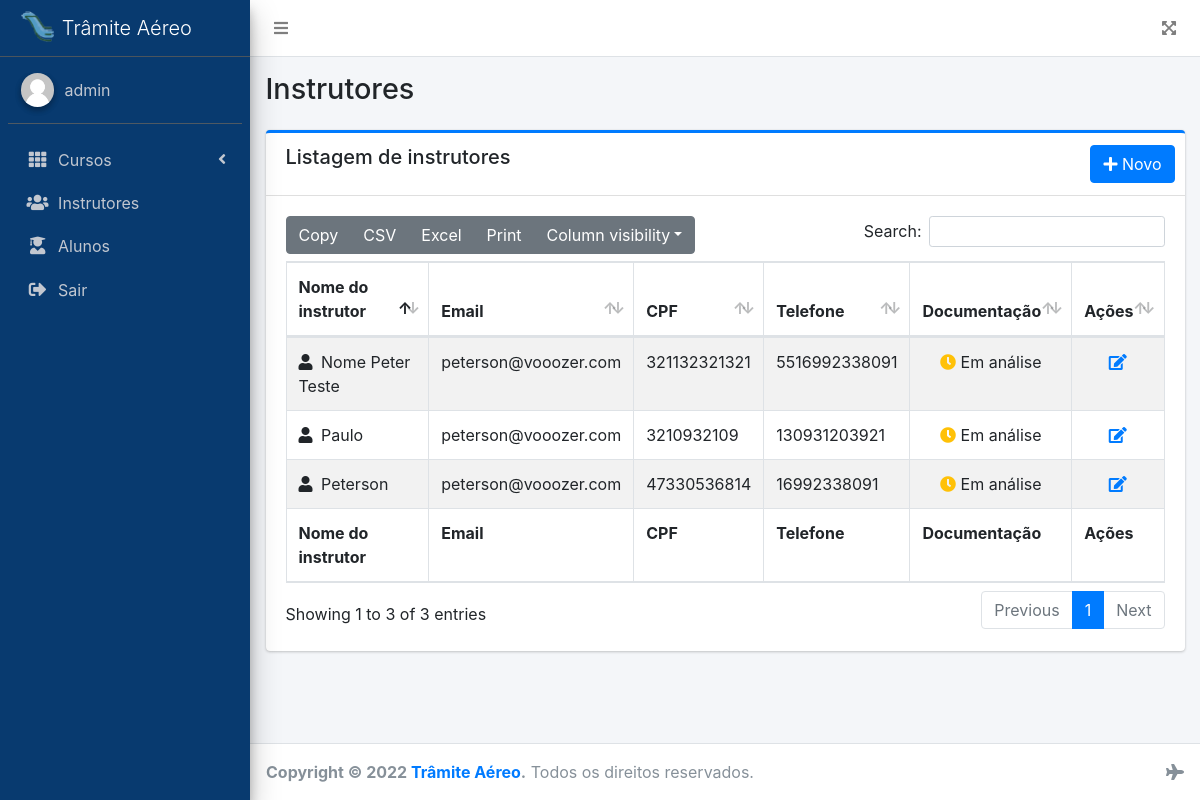
Page /instructor/ (signed in) on the earlier database version.
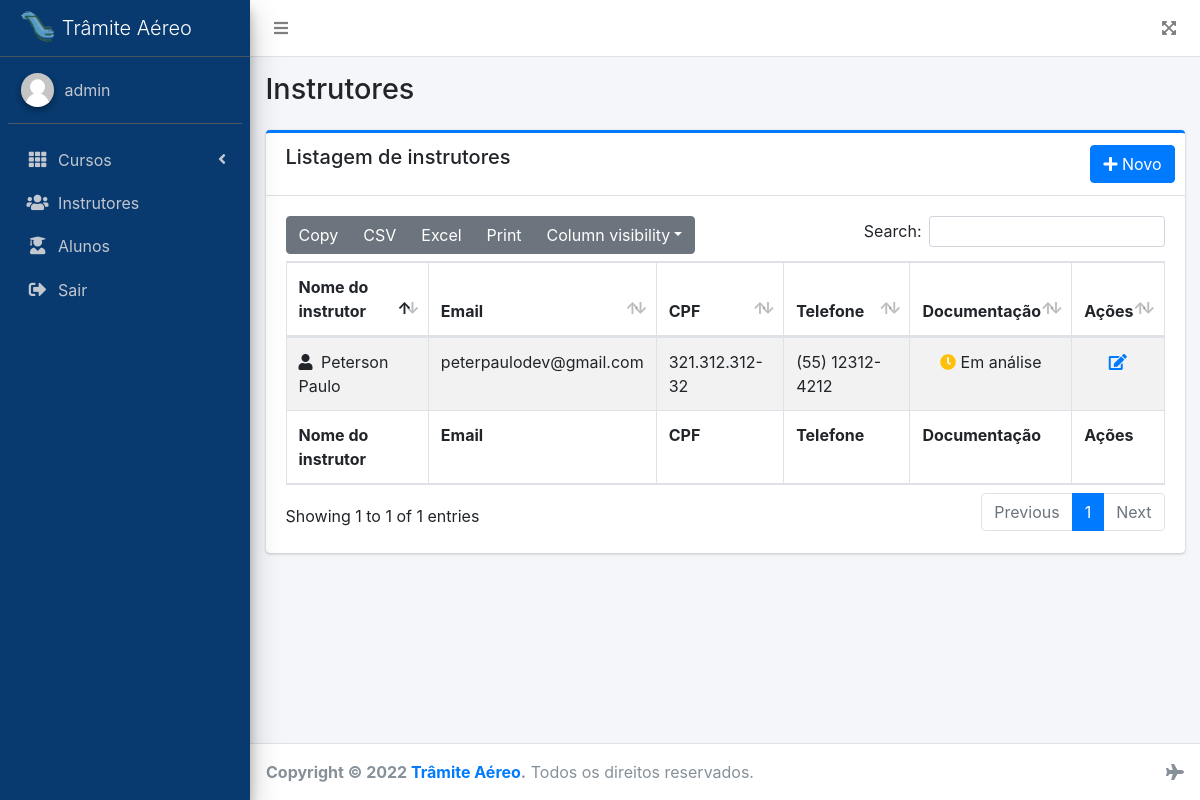
Same page on the later database version.
### instructor/models.py (models this page shows, shortened)
class Instructor(models.Model):
    name = models.CharField(max_length=255)
    email = models.CharField(max_length=100)
    cpf = models.CharField(max_length=100)
    rg = models.CharField(max_length=100)
    primary_phone = models.CharField(max_length=100)
    secondary_phone = models.CharField(max_length=100)
    ready_documents = models.BooleanField(default=False)
    created_at = models.DateTimeField(auto_now_add=True)
    updated_at = models.DateTimeField(auto_now=True)

### instructor/views.py (the view)
# urls.py: path('', views.index, name='index'),
@login_required
def index(request):
    instructors = Instructor.objects.all()
    data = {
        'has_datatable': True,
        'instructors': instructors
    }
    return render(request, 'instructor/index.html', data)

### instructor/templates/instructor/index.html (shortened to what this page needs)
{% extends 'main/index.html' %}
{% load static %}
{% block page_title %}Instrutores{% endblock %}
{% block content %}
<div class="card card-primary card-outline">
    <div class="card-header">
        <h5 class="card-title my-auto">Listagem de instrutores</h5>
        <div class="card-tools">
            <a href="create" class="btn btn-primary"><i class="fas fa-plus"></i> Novo</a>
        </div>
    </div>
    <div class="card-body">
        <table id="instructor-list" class="table table-bordered table-striped">
            <thead>
                <tr>
                    <th>Nome do instrutor</th>
                    <th>Email</th>
                    <th>CPF</th>
                    <th>Telefone</th>
                    <th>Documentação</th>
                    <th>Ações</th>
                </tr>
            </thead>
            <tbody>
                {% for instructor in instructors %}
                <tr>
                    <td>
                        <i class="fas fa-user mr-1"></i>
                        {{ instructor.name | title }}
                    </td>
                    <td>{{ instructor.email }}</td>
                    <td>{{ instructor.cpf }}</td>
                    <td>{{ instructor.primary_phone }}</td>
                    <td class="text-center">
                        {% if instructor.ready_documents %}
                            <i class="fas fa-check text-success"></i> Entregue
                        {% else %}
                            <i class="fas fa-clock text-warning"></i> Em análise
                        {% endif %}
                    </td>
                    <td class="text-center">
                        <a href="edit/{{ instructor.id }}" title="Editar Instrutor" data-toggle="tooltip" data-placement="top">
                            <i class="fas fa-edit"></i>
                        </a>
                    </td>
                </tr>
                {% endfor %}
            </tbody>
            <tfoot>
                <tr>
                    <th>Nome do instrutor</th>
                    <th>Email</th>
                    <th>CPF</th>
                    <th>Telefone</th>
                    <th>Documentação</th>
                    <th>Ações</th>
                </tr>
            </tfoot>
        </table>
    </div>
</div>
{% endblock content %}

### main/templates/main/index.html (shortened to what this page needs)
{% load static %}
<!DOCTYPE html>
<html lang="en">
<head>
    {% include '../base/header.html' %}
    {% if has_datatable %}
    {% include '../base/datatable_css.html' %}
    {% endif %}
</head>
<body class="hold-transition sidebar-mini">
    <div class="wrapper">
        <nav class="main-header navbar navbar-expand navbar-white navbar-light">
            <ul class="navbar-nav">
                <li class="nav-item">
                    <a class="nav-link" data-widget="pushmenu" href="#" role="button"><i class="fas fa-bars"></i></a>
                </li>
            </ul>
            <ul class="navbar-nav ml-auto">
                <li class="nav-item">
                    <a class="nav-link" data-widget="fullscreen" href="#" role="button">
                        <i class="fas fa-expand-arrows-alt"></i>
                    </a>
                </li>
            </ul>
        </nav>
        <aside class="main-sidebar sidebar-tramite sidebar-dark-primary elevation-4">
            <a href="index3.html" class="brand-link">
                <img src="{% static 'dist/img/tramite-logo.png' %}" alt="AdminLTE Logo" class="brand-image"
                    style="opacity: .8">
                <span class="brand-text font-weight-light">Trâmite Aéreo</span>
            </a>
            <div class="sidebar">
                <div class="user-panel mt-3 pb-3 mb-3 d-flex">
                    <div class="image">
                        <img src="{% static 'dist/img/default-user-image.png' %}" class="img-circle elevation-2"
                            alt="User Image">
                    </div>
                    <div class="info">
                        <a href="#" class="d-block">{{ user.username }}</a>
                    </div>
                </div>
                <nav class="mt-2">
                    <ul class="nav nav-pills nav-sidebar flex-column" data-widget="treeview" role="menu"
                        data-accordion="false">
                        <li class="nav-item">
                            <a href="#" class="nav-link">
                                <i class="nav-icon fas fa-th"></i>
                                <p>
                                    Cursos
                                    <i class="right fas fa-angle-left"></i>
                                </p>
                            </a>
                        </li>
                        <li class="nav-item">
                            <a href="/instructor" class="nav-link">
                                <i class="nav-icon fas fa-users"></i>
                                <p>
                                    Instrutores
                                </p>
                            </a>
                        </li>
                        <li class="nav-item">
                            <a href="/student" class="nav-link">
                                <i class="nav-icon fas fa-user-graduate"></i>
                                <p>
                                    Alunos
                                </p>
                            </a>
                        </li>
                        {% if user.is_authenticated %}
                        <li class="nav-item">
                            <a href="/accounts/logout" class="nav-link">
                                <i class="nav-icon fas fa-sign-out-alt"></i>
                                <p>
                                    Sair
                                </p>
                            </a>
                        </li>
                        {% endif %}
                    </ul>
                </nav>
            </div>
        </aside>
        <div class="content-wrapper">
            <div class="content-header">
                <div class="container-fluid">
                    <div class="row mb-2">
                        <div class="col-sm-12">
                            <h1 class="m-0">{% block page_title %}{% endblock %}</h1>
                        </div>
                    </div>
                </div>
            </div>
            <div class="content">
                <div class="container-fluid">
                    {% block content %}{% endblock %}
                </div>
            </div>
        </div>
        <footer class="main-footer">
            <div class="float-right d-none d-sm-inline">
                <i class="fas fa-plane"></i>
            </div>
            <strong>Copyright &copy; 2022 <a href="https://tramite.com" target="_blank">Trâmite Aéreo</a>.</strong>
            Todos os direitos
            reservados.
        </footer>
    </div>
</body>
</html>

### main/templates/base/header.html (shortened to what this page needs)
{% load static %}
<link rel="stylesheet" href="{% static 'plugins/fontawesome-free/css/all.min.css' %}">
<link rel="stylesheet" href="{% static 'dist/css/adminlte.min.css' %}">
<link rel="stylesheet" href="{% static 'dist/css/base/main.css' %}">
<link rel="stylesheet"
    href="{% static 'plugins/tempusdominus-bootstrap-4/css/tempusdominus-bootstrap-4.min.css' %}">

### main/templates/base/datatable_css.html
{% load static %}
<link rel="stylesheet" href="{% static 'plugins/datatables-bs4/css/dataTables.bootstrap4.min.css' %}">
<link rel="stylesheet" href="{% static 'plugins/datatables-responsive/css/responsive.bootstrap4.min.css' %}">
<link rel="stylesheet" href="{% static 'plugins/datatables-buttons/css/buttons.bootstrap4.min.css' %}">

### main/templates/base/footer.html (shortened to what this page needs)
{% load static %}

### main/templates/base/datatable_js.html (shortened to what this page needs)
{% load static %}

Differences in the rows shown:
removed Instructor: name "Paulo", email "peterson@vooozer.com", cpf "3210932109", primary_phone "130931203921", ready_documents False (drawn)
removed Instructor: name "Nome Peter Teste", email "peterson@vooozer.com", cpf "321132321321", primary_phone "5516992338091", ready_documents False (drawn)
changed Instructor: name "Peterson" → "Peterson Paulo"; email "peterson@vooozer.com" → "peterpaulodev@gmail.com"; cpf "47330536814" → "321.312.312-32"; primary_phone "16992338091" → "(55) 12312-4212"
Other differences:
text written by a page script: "Copy CSV Excel Print Column visibility Search: Showing 1 to 3 of 3 entries Previous 1 Next" → "Copy CSV Excel Print Column visibility Search: Showing 1 to 1 of 1 entries Previous 1 Next"
